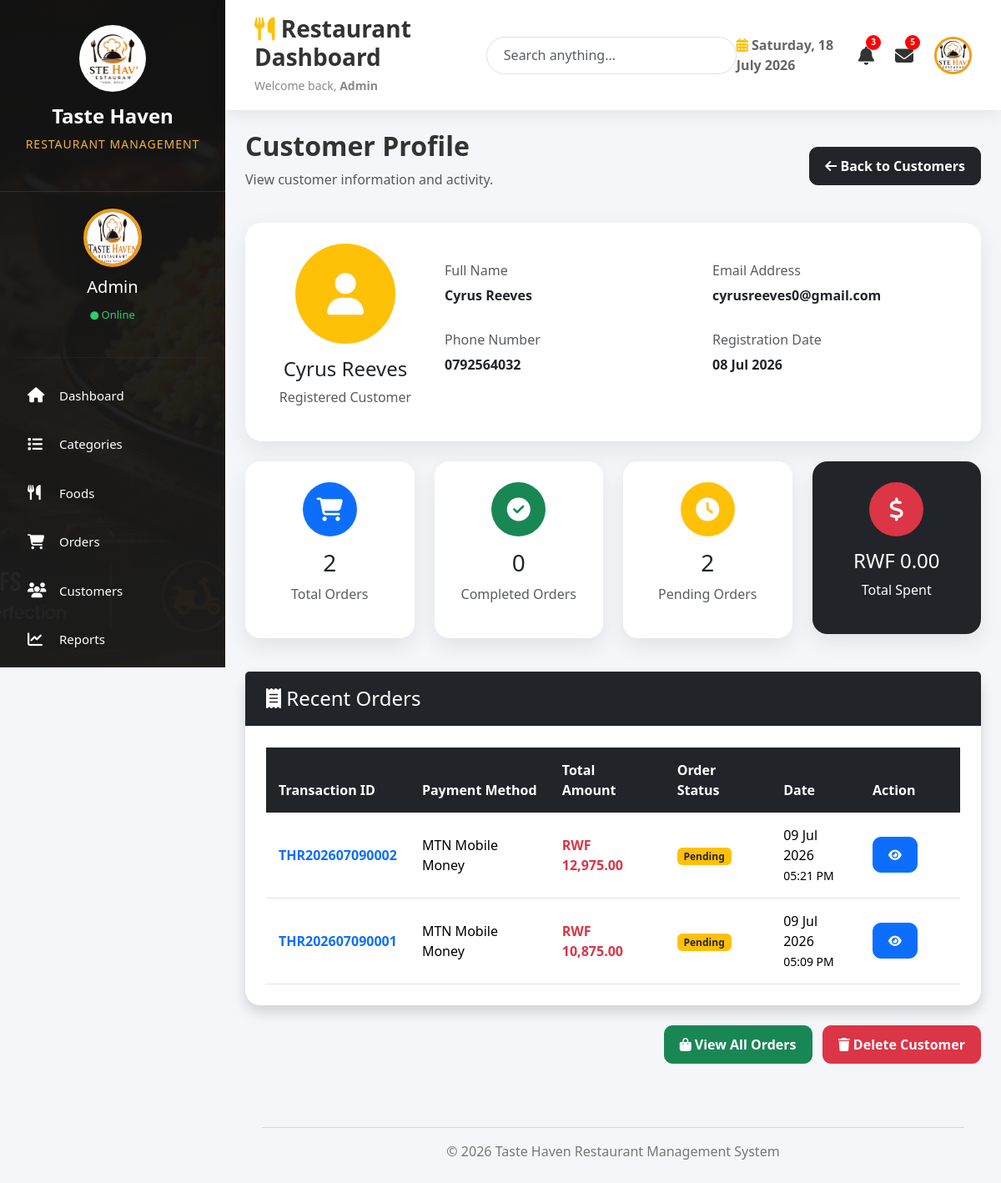
Screenshot of /admin/view_customer.php?id=1 (signed in) with the database file from the repository.
### tables this page shows
CREATE TABLE `users` (
  `id` int(11) NOT NULL,
  `fullname` varchar(100) NOT NULL,
  `phone` varchar(20) DEFAULT NULL,
  `email` varchar(100) NOT NULL,
  `address` text DEFAULT NULL,
  `password` varchar(255) NOT NULL,
  `created_at` timestamp NOT NULL DEFAULT current_timestamp()
);

CREATE TABLE `orders` (
  `id` int(11) NOT NULL,
  `user_id` int(11) DEFAULT NULL,
  `customer_name` varchar(100) DEFAULT NULL,
  `email` varchar(100) DEFAULT NULL,
  `phone` varchar(20) DEFAULT NULL,
  `address` text DEFAULT NULL,
  `notes` text DEFAULT NULL,
  `total_amount` decimal(10,2) DEFAULT NULL,
  `payment_method` varchar(50) DEFAULT NULL,
  `payment_phone` varchar(20) DEFAULT NULL,
  `transaction_id` varchar(100) DEFAULT NULL,
  `order_status` enum('Pending','Preparing','Ready','Out For Delivery','Delivered','Cancelled') DEFAULT 'Pending',
  `created_at` timestamp NOT NULL DEFAULT current_timestamp(),
  `payment_status` enum('Pending','Verified','Rejected') DEFAULT 'Pending'
);

### admin/view_customer.php (the view, shortened to what this page needs)
<?php
include("../config/db.php");
$id = (int)$_GET['id'];
$customer = mysqli_fetch_assoc(mysqli_query($conn,"
SELECT *
FROM users
WHERE id='$id'
"));
$total_orders = mysqli_fetch_assoc(mysqli_query($conn,"
SELECT COUNT(*) AS total
FROM orders
WHERE customer_name='".$customer['fullname']."'
"));
$completed_orders = mysqli_fetch_assoc(mysqli_query($conn,"
SELECT COUNT(*) AS total
FROM orders
WHERE customer_name='".$customer['fullname']."'
AND order_status='Delivered'
"));
$pending_orders = mysqli_fetch_assoc(mysqli_query($conn,"
SELECT COUNT(*) AS total
FROM orders
WHERE customer_name='".$customer['fullname']."'
AND order_status='Pending'
"));
$total_spent = mysqli_fetch_assoc(mysqli_query($conn,"
SELECT SUM(total_amount) AS total
FROM orders
WHERE customer_name='".$customer['fullname']."'
AND order_status='Delivered'
"));
$recent_orders = mysqli_query($conn,"
SELECT *
FROM orders
WHERE customer_name='".$customer['fullname']."'
ORDER BY created_at DESC
LIMIT 5
");
?>
<!DOCTYPE html>
<html lang="en">
<head>
<link
href="https://cdn.jsdelivr.net/npm/bootstrap@5.3.3/dist/css/bootstrap.min.css"
rel="stylesheet">
<link
rel="stylesheet"
href="../assets/css/admin.css">
<link
rel="stylesheet"
href="https://cdnjs.cloudflare.com/ajax/libs/font-awesome/6.5.2/css/all.min.css">
</head>
<body>
<div class="wrapper">
<?php include("includes/sidebar.php"); ?>
<div class="main">
<?php include("includes/header.php"); ?>
<div class="container-fluid p-4">
<div class="d-flex justify-content-between align-items-center mb-4">
<div>
<h2 class="fw-bold">
Customer Profile
</h2>
<p class="text-muted">
View customer information and activity.
</p>
</div>
<div>
<a href="customers.php" class="btn btn-dark">
<i class="fas fa-arrow-left"></i>
Back to Customers
</a>
</div>
</div>
<div class="card profile-card mb-4">
<div class="card-body">
<div class="row align-items-center">
<div class="col-lg-3 text-center">
<div class="avatar">
<i class="fas fa-user"></i>
</div>
<h4 class="mt-3">
<?php echo $customer['fullname']; ?>
</h4>
<p class="text-muted">
Registered Customer
</p>
</div>
<div class="col-lg-9">
<div class="row">
<div class="col-md-6 mb-3">
<h6 class="text-muted">
Full Name
</h6>
<p class="fw-bold">
<?php echo $customer['fullname']; ?>
</p>
</div>
<div class="col-md-6 mb-3">
<h6 class="text-muted">
Email Address
</h6>
<p class="fw-bold">
<?php echo $customer['email']; ?>
</p>
</div>
<div class="col-md-6 mb-3">
<h6 class="text-muted">
Phone Number
</h6>
<p class="fw-bold">
<?php echo $customer['phone']; ?>
</p>
</div>
<div class="col-md-6 mb-3">
<h6 class="text-muted">
Registration Date
</h6>
<p class="fw-bold">
<?php
if(isset($customer['created_at']))
{
echo date("d M Y",strtotime($customer['created_at']));
}
else
{
echo "-";
}
?>
</p>
</div>
</div>
</div>
</div>
</div>
</div>
<div class="row mb-4">
<div class="col-lg-3 col-md-6 mb-3">
<div class="card stat-card text-center">
<div class="card-body">
<div class="stat-icon bg-primary">
<i class="fas fa-shopping-cart"></i>
</div>
<h3>
<?php echo $total_orders['total']; ?>
</h3>
<p class="text-muted">
Total Orders
</p>
</div>
</div>
</div>
<div class="col-lg-3 col-md-6 mb-3">
<div class="card stat-card text-center">
<div class="card-body">
<div class="stat-icon bg-success">
<i class="fas fa-check-circle"></i>
</div>
<h3>
<?php echo $completed_orders['total']; ?>
</h3>
<p class="text-muted">
Completed Orders
</p>
</div>
</div>
</div>
<div class="col-lg-3 col-md-6 mb-3">
<div class="card stat-card text-center">
<div class="card-body">
<div class="stat-icon bg-warning">
<i class="fas fa-clock"></i>
</div>
<h3>
<?php echo $pending_orders['total']; ?>
</h3>
<p class="text-muted">
Pending Orders
</p>
</div>
</div>
</div>
<div class="col-lg-3 col-md-6 mb-3">
<div class="card stat-card text-center bg-dark text-white">
<div class="card-body">
<div class="stat-icon bg-danger">
<i class="fas fa-dollar-sign"></i>
</div>
<h4>
<?php
echo CURRENCY." ".number_format($total_spent['total'] ?? 0,2);
?>
</h4>
<p>
Total Spent
</p>
</div>
</div>
</div>
</div>
<div class="card shadow border-0">
<div class="card-header bg-dark text-white">
<h4 class="mb-0">
<i class="fas fa-receipt"></i>
Recent Orders
</h4>
</div>
<div class="card-body">
<div class="table-responsive">
<table class="table table-hover align-middle">
<thead class="table-dark">
<tr>
<th>Transaction ID</th>
<th>Payment Method</th>
<th>Total Amount</th>
<th>Order Status</th>
<th>Date</th>
<th width="120">
Action
</th>
</tr>
</thead>
<tbody>
<?php
if(mysqli_num_rows($recent_orders)>0)
{
while($order=mysqli_fetch_assoc($recent_orders))
{
?>
<tr>
<td>
<strong class="text-primary">
<?php echo $order['transaction_id']; ?>
</strong>
</td>
<td>
<?php echo $order['payment_method']; ?>
</td>
<td>
<strong class="text-danger">
<?php
echo CURRENCY." ".number_format($order['total_amount'],2);
?>
</strong>
</td>
<td>
<?php
$status=$order['order_status'];
if($status=="Pending")
{
echo "<span class='badge bg-warning text-dark'>Pending</span>";
}
elseif($status=="Preparing")
{
echo "<span class='badge bg-primary'>Preparing</span>";
}
elseif($status=="Ready")
{
echo "<span class='badge bg-info text-dark'>Ready</span>";
}
elseif($status=="Out For Delivery")
{
echo "<span class='badge bg-secondary'>Out For Delivery</span>";
}
elseif($status=="Delivered")
{
echo "<span class='badge bg-success'>Delivered</span>";
}
else
{
echo "<span class='badge bg-danger'>Cancelled</span>";
}
?>
</td>
<td>
<?php echo date("d M Y",strtotime($order['created_at'])); ?>
<br>
<small>
<?php echo date("h:i A",strtotime($order['created_at'])); ?>
</small>
</td>
<td>
<a
href="view_order.php?id=<?php echo $order['id']; ?>"
class="btn btn-primary btn-sm">
<i class="fas fa-eye"></i>
</a>
</td>
</tr>
<?php
}
}
?>
</tbody>
</table>
</div>
</div>
</div>
<div class="mt-4 text-end">
<a
href="customer_orders.php?id=<?php echo $customer['id']; ?>"
class="btn btn-success me-2">
<i class="fas fa-shopping-bag"></i>
View All Orders
</a>
<a
href="delete_customer.php?id=<?php echo $customer['id']; ?>"
class="btn btn-danger"
onclick="return confirm('Are you sure you want to delete this customer?');">
<i class="fas fa-trash"></i>
Delete Customer
</a>
</div>
<div class="admin-footer">
<hr>
<p>
© <?php echo date("Y"); ?>
Taste Haven Restaurant Management System
</p>
</div>
</div>
</div>
</div>
</body>
</html>

### assets/css/admin.css (style rules this page uses)
* { margin:0; padding:0; box-sizing:border-box; }
body { font-family:'Segoe UI',Tahoma,Geneva,Verdana,sans-serif; background:#f4f6f9; color:#333; }
a { text-decoration:none; }
.wrapper { display:flex; min-height:100vh; }
.main { margin-left:270px; width:calc(100% - 270px); }
.card { border:none; border-radius:18px; box-shadow:0 8px 20px rgba(0,0,0,.08); }
.card-header { background:#ffffff; border-bottom:1px solid #ececec; font-weight:600; padding:18px 25px; }
.card-body { padding:25px; }
.table { margin-bottom:0; vertical-align:middle; }
.table thead { background:#212529; color:#fff; }
.table thead th { padding:15px; border:none; font-weight:600; }
.table tbody td { padding:15px; }
.table tbody tr { transition:.3s; }
.btn { border-radius:10px; padding:10px 18px; font-weight:600; }
.btn-primary { background:#0d6efd; }
.btn-success { background:#198754; }
.btn-danger { background:#dc3545; }
.btn-dark { background:#212529; }
.admin-footer { text-align:center; padding:20px; color:#777; margin-top:40px; }
html { scroll-behavior:smooth; }

### admin/view_customer.php (style rules this page uses)
.profile-card { border:none; border-radius:20px; box-shadow:0 10px 30px rgba(0,0,0,.08); }
.avatar { width:120px; height:120px; border-radius:50%; background:#ffc107; display:flex; align-items:center; justify-content:center; font-size:50px; color:#fff; margin:auto; }
.stat-card { border:none; border-radius:18px; box-shadow:0 10px 25px rgba(0,0,0,.08); transition:.3s; }
.stat-icon { width:65px; height:65px; border-radius:50%; display:flex; align-items:center; justify-content:center; font-size:28px; color:#fff; margin:auto; margin-bottom:15px; }

### rows the page displays
users: fullname "Cyrus Reeves", email "cyrusreeves0@gmail.com", phone "0792564032", created_at "08 Jul 2026"
orders: transaction "THR202607090002", payment_method "MTN Mobile Money", total_amount "12,975.00", order_status "Pending", created_at "09 Jul 2026", created_at "05:21 PM"
orders: transaction "THR202607090001", payment_method "MTN Mobile Money", total_amount "10,875.00", order_status "Pending", created_at "09 Jul 2026", created_at "05:09 PM"

### other values shown
$_SESSION['admin'] "Admin"
$total_orders['total'] "2"
$completed_orders['total'] "0"
$pending_orders['total'] "2"
CURRENCY "RWF"
$total_spent['total'] "0.00"
